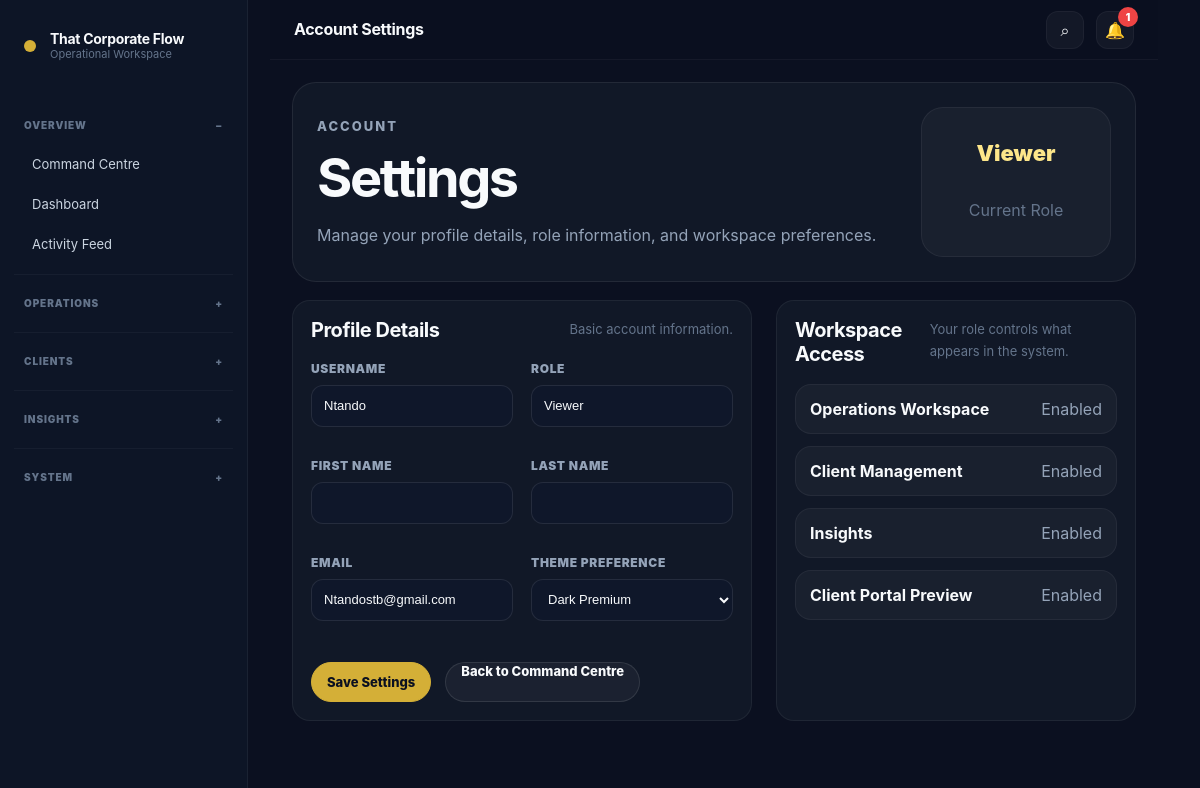
The app's page /accounts/settings/ (signed in) with its own data.
### accounts/models.py (models this page shows, shortened)
class CustomUser(AbstractUser):
    ROLE_CHOICES = [
        ('admin', 'Admin'),
        ('operations', 'Operations'),
        ('finance', 'Finance'),
        ('client', 'Client'),
        ('viewer', 'Viewer'),
    ]
    role = models.CharField(
        max_length=50,
        choices=ROLE_CHOICES,
        default='viewer'
    )
    company_name = models.CharField(
        max_length=255,
        blank=True
    )
    phone_number = models.CharField(
        max_length=50,
        blank=True
    )
    must_change_password = models.BooleanField(
        default=False
    )

### accounts/views.py (the view, shortened to what this page needs)
# urls.py: path('settings/', views.account_settings, name='account_settings'),
@login_required
def account_settings(request):
    return render(request, 'accounts/account_settings.html')

### notifications/context_processors.py (called while the page is built)
def unread_notifications(request):
    if request.user.is_authenticated:
        count = request.user.notifications.filter(is_read=False).count()
    else:
        count = 0
    return {
        'unread_notification_count': count,
    }

### templates/accounts/account_settings.html (shortened to what this page needs)
﻿{% extends 'base.html' %}
{% block page_title %}
Account Settings
{% endblock %}
{% block content %}
<section class='settings-hero'>
    <div>
        <p class='eyebrow'>Account</p>
        <h2>Settings</h2>
        <p>Manage your profile details, role information, and workspace preferences.</p>
    </div>
    <div class='settings-role-card'>
        <span>{{ user.get_role_display|default:user.role }}</span>
        <p>Current Role</p>
    </div>
</section>
<section class='settings-layout'>
    <div class='settings-panel'>
        <div class='panel-header'>
            <h3>Profile Details</h3>
            <p>Basic account information.</p>
        </div>
        <form method='post'>
            <div class='form-grid'>
                <div class='form-group'>
                    <label>Username</label>
                    <input class='form-control' type='text' value='{{ user.username }}' disabled>
                </div>
                <div class='form-group'>
                    <label>Role</label>
                    <input class='form-control' type='text' value='{{ user.get_role_display|default:user.role }}' disabled>
                </div>
                <div class='form-group'>
                    <label>First Name</label>
                    <input class='form-control' type='text' name='first_name' value='{{ user.first_name }}'>
                </div>
                <div class='form-group'>
                    <label>Last Name</label>
                    <input class='form-control' type='text' name='last_name' value='{{ user.last_name }}'>
                </div>
                <div class='form-group'>
                    <label>Email</label>
                    <input class='form-control' type='email' name='email' value='{{ user.email }}'>
                </div>
                <div class='form-group'>
                    <label>Theme Preference</label>
                    <select class='form-control' name='theme_preference'>
                        <option value='dark'>Dark Premium</option>
                    </select>
                </div>
            </div>
            <div class='hero-actions'>
                <button class='btn primary' type='submit'>Save Settings</button>
                {% if user.role == 'client' %}
                    <a class='btn secondary' href='{% url "client_portal" %}'>Back to Client Portal</a>
                {% else %}
                    <a class='btn secondary' href='{% url "command_centre" %}'>Back to Command Centre</a>
                {% endif %}
            </div>
        </form>
    </div>
    <aside class='settings-panel'>
        <div class='panel-header'>
            <h3>Workspace Access</h3>
            <p>Your role controls what appears in the system.</p>
        </div>
        <div class='settings-access-list'>
            {% if user.role == 'client' %}
                <div><strong>Client Portal</strong><span>Enabled</span></div>
                <div><strong>Request Tracking</strong><span>Enabled</span></div>
                <div><strong>Operations Tools</strong><span>Hidden</span></div>
                <div><strong>Admin Tools</strong><span>Hidden</span></div>
            {% else %}
                <div><strong>Operations Workspace</strong><span>Enabled</span></div>
                <div><strong>Client Management</strong><span>Enabled</span></div>
                <div><strong>Insights</strong><span>Enabled</span></div>
                <div><strong>Client Portal Preview</strong><span>Enabled</span></div>
            {% endif %}
        </div>
    </aside>
</section>
{% endblock %}

### static/css/final_cleanup.css (style rules this page uses)
body { background: var(--bg); color: var(--text); }
h2 { font-size: clamp(28px, 3vw, 44px) !important; line-height: 1.08 !important; letter-spacing: -0.04em !important; font-weight: 750 !important; }
h3 { font-size: clamp(20px, 2vw, 28px) !important; line-height: 1.2 !important; letter-spacing: -0.025em !important; }
p { line-height: 1.72; }
.panel, .command-panel, .focus-panel, .settings-panel, .auth-card, .client-flow-card, .public-preview-card, .simple-launcher-card, .focus-kpi-card, .stat-card, .notification-card, .global-result-card, .ai-action-card, .module-card, .kanban-card, .client-delivery-card, .announcement-card { background: var(--panel) !important; border: 1px solid var(--border) !important; box-shadow: none !important; border-radius: 22px !important; }
.panel, .command-panel, .focus-panel, .settings-panel, .auth-card, .client-flow-card, .public-preview-card { padding: 24px !important; }
.focus-hero, .simple-dashboard-hero, .settings-hero, .health-hero, .command-hero, .public-final-cta, .client-benefit-section, .public-feature-section { border-radius: 26px !important; padding: 28px !important; background: var(--panel) !important; border: 1px solid var(--border) !important; box-shadow: none !important; }
.focus-copy h2, .command-hero h2, .health-hero h1, .simple-dashboard-hero h2, .settings-hero h2 { font-size: clamp(34px, 4.5vw, 62px) !important; }
.focus-score, .command-risk-card, .health-score-card, .settings-role-card { border-radius: 22px !important; background: var(--panel-soft) !important; border: 1px solid var(--border) !important; box-shadow: none !important; }
.btn, .mini-btn, .public-btn, .slack-btn { box-shadow: none !important; }
.btn.primary, .public-btn.primary, .slack-btn.primary { background: var(--gold) !important; color: #0a0f1c !important; border-color: var(--gold) !important; }
.btn.secondary, .public-btn.secondary, .slack-btn.secondary { background: rgba(255,255,255,0.04) !important; color: var(--text) !important; border-color: rgba(255,255,255,0.12) !important; }
input, textarea, select, .form-control { background: rgba(255,255,255,0.045) !important; border: 1px solid rgba(255,255,255,0.08) !important; color: var(--text) !important; border-radius: 14px !important; }

### static/css/enterprise_ui.css (style rules this page uses)
.page-header, .panel, .global-search-panel, .settings-hero, .simple-dashboard-hero, .focus-hero, .health-hero, .command-hero { margin-bottom: 18px !important; }
.panel, .stat-card, .focus-panel, .settings-panel, .global-search-panel, .notification-card, .global-result-card, .simple-launcher-card, .ai-action-card { background: #111827 !important; border: 1px solid rgba(255,255,255,0.06) !important; border-radius: 18px !important; box-shadow: none !important; }
.panel-header { display: flex; justify-content: space-between; align-items: flex-start; gap: 16px; margin-bottom: 14px !important; }
.panel-header h3 { font-size: 20px !important; margin: 0 0 4px !important; }
.panel-header p { color: #64748b !important; font-size: 13px !important; }
.btn, .mini-btn, .public-btn, .slack-btn { min-height: 40px !important; padding: 0 15px !important; border-radius: 999px !important; font-size: 13px !important; font-weight: 850 !important; transition: 0.16s ease !important; }
.btn.primary, .public-btn.primary, .slack-btn.primary { background: #d4af37 !important; color: #0b1020 !important; border: 1px solid #d4af37 !important; }
.btn.secondary, .public-btn.secondary, .slack-btn.secondary, .mini-btn { background: rgba(255,255,255,0.045) !important; color: #f8fafc !important; border: 1px solid rgba(255,255,255,0.10) !important; }
.form-group { margin-bottom: 13px !important; }
label { display: block; margin-bottom: 7px; color: #94a3b8 !important; font-size: 12px !important; font-weight: 900 !important; letter-spacing: 0.055em !important; text-transform: uppercase !important; }
input, textarea, select, .form-control { min-height: 42px !important; padding: 10px 12px !important; border-radius: 12px !important; background: #0f172a !important; border: 1px solid rgba(255,255,255,0.09) !important; color: #f8fafc !important; font-size: 13px !important; }
option { background: #0f172a !important; color: #f8fafc !important; }
.panel, .stat-card, .global-result-card, .notification-card, .simple-launcher-card, .ai-action-card, button, a { transition: background 0.16s ease, border-color 0.16s ease, transform 0.16s ease, color 0.16s ease !important; }

### records on screen
CustomUser: role "Viewer", username "Ntando", email "Ntandostb@gmail.com"

### other values on screen
{{ unread_notification_count }} "1"
